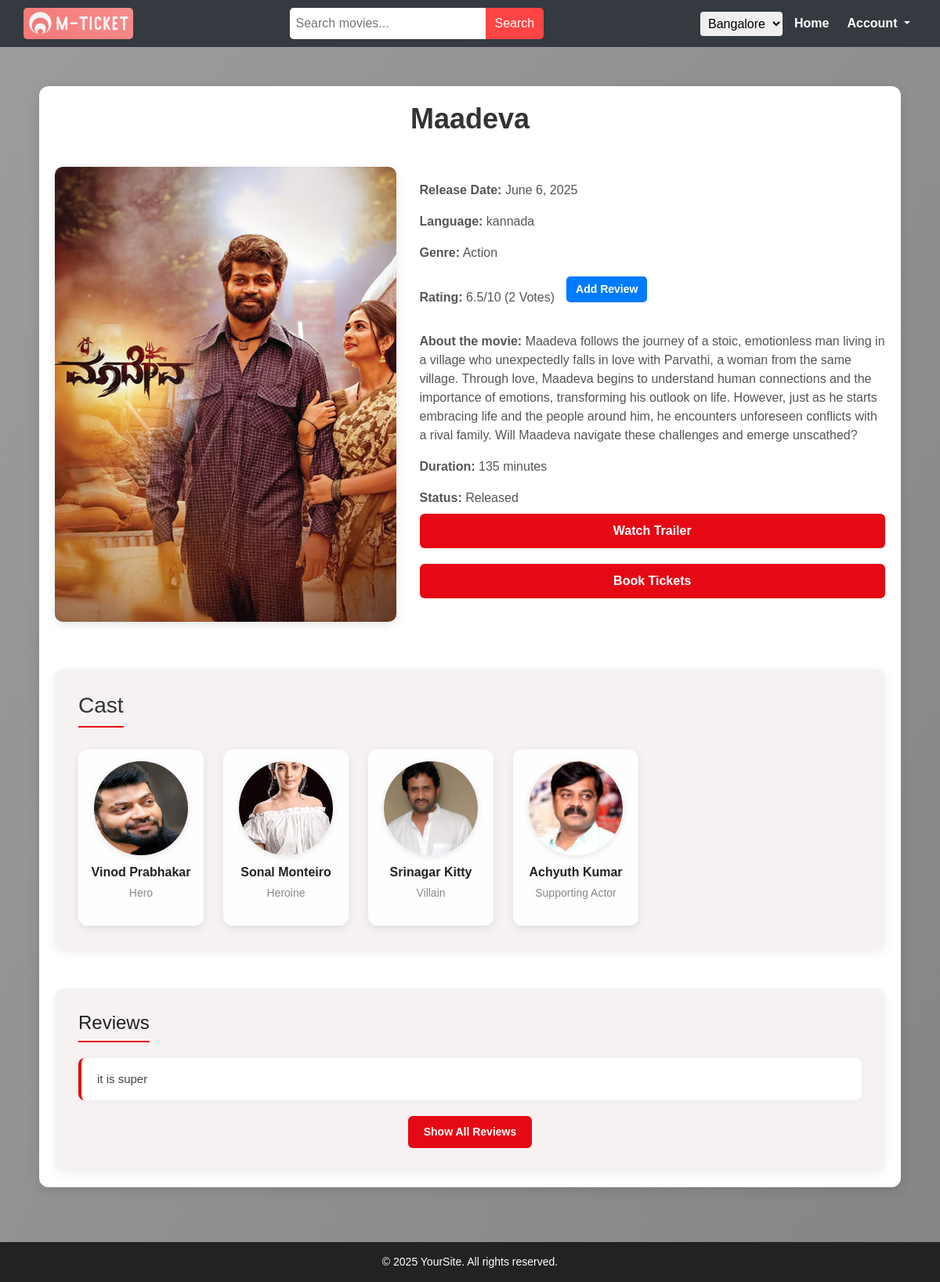
Screenshot of /movies/movie_detail/Maadeva-2025-06-06-kannada-Action/ with the database file from the repository.
### movies/models.py (models this page shows, shortened)
class Movie(models.Model):
    title = models.CharField(max_length=225)
    genre = models.CharField(max_length=50, choices=genres,null=True, blank=True)
    language = models.CharField(max_length=50, choices=languages,null=True, blank=True)
    synopsis = models.TextField(null=True, blank=True)
    duration_minutes = models.PositiveIntegerField(null=True, blank=True)
    release_date = models.DateField(null=True, blank=True)
    trailer_url = models.URLField(null=True, blank=True)
    status = models.CharField(max_length=100,choices=[('Upcoming', 'Upcoming'), ('Released', 'Released')], null=True, blank=True)
    created_at = models.DateTimeField(auto_now_add=True)
    movie_image = models.ImageField(upload_to='movies/', null=True, blank=True)
    slug = models.CharField(max_length=2000, null=True, blank=True)

class Cast(models.Model):
    movie = models.ForeignKey(Movie, on_delete=models.CASCADE, related_name='casts')
    name = models.CharField(max_length=100)
    role = models.CharField(max_length=100, choices=roles, null=True, blank=True)
    image = models.ImageField(upload_to='casts/', null=True, blank=True)

### reviews/models.py (models this page shows)
class Review(models.Model):
    user = models.ForeignKey(User, on_delete=models.CASCADE, related_name='reviews')
    movie = models.ForeignKey(Movie, on_delete=models.CASCADE, related_name='reviews')
    rating = models.FloatField()
    review_text = models.TextField(null=True, blank=True)
    created_at = models.DateTimeField(auto_now_add=True)

### movies/views.py (the view)
# urls.py: path('movie_detail/<slug>/', views.movie_detail, name='movie_detail'),
def movie_detail(request, slug):
    movie = Movie.objects.get(slug=slug)
    reviews = Review.objects.filter(movie=movie)
    rating = reviews.aggregate(avg=Avg('rating'))['avg']
    if rating is None:
        rating = 0
    if (rating - int(rating)) > 0:
        rating = '{:.1f}'.format(rating)
    else:
        rating = int(rating)
    context = {
        'movie': movie,
        'rating': rating,
        'reviews': reviews,
        'date' : datetime.date.today()
    }
    return render(request, 'movies/movie_detail.html', context)

### templates/movies/movie_detail.html (shortened to what this page needs)
{% extends "base.html" %}
{% load static %}
{% block content %}
<link rel="stylesheet" href="{% static 'css/movies/movie_detail.css' %}">
<div class="container">
    <h1 class="title"><strong>{{ movie.title }}</strong></h1>
    <div class="movie-details">
        <div class="movie-image">
            {% if movie.movie_image %}
            <img src="{{ movie.movie_image.url }}" alt="{{ movie.title }}">
            {% else %}
            <img src="{% static 'image/blank_movie.jpg' %}" alt="No Image Available">
            {% endif %}
        </div>
        <div class="movie-info">
            <p><strong>Release Date:</strong> {{ movie.release_date }}</p>
            <p><strong>Language:</strong> {{ movie.language }}</p>
            <p><strong>Genre:</strong> {{ movie.genre }}</p>
            <div class="rating-review-container">
                <p class="rating-info"><strong>Rating:</strong> {{ rating }}/10 ({{ reviews.count }} Votes)</p>
                <a href="{% url 'review' movie.slug %}" class="btn btn-sm review-btn">Add Review</a>
            </div>
            <p><strong>About the movie:</strong> {{ movie.synopsis }}</p>
            <p><strong>Duration:</strong> {{ movie.duration_minutes }} minutes</p>
            <p><strong>Status:</strong> {{ movie.status }}</p>
            <a href="{{ movie.trailer_url }}" class="btn">Watch Trailer</a>
            <a href="{% url 'theater_showtime' movie.slug date %}" class="btn">Book Tickets</a>
        </div>
    </div>
    <div class="cast">
        <div class="cast-heading">
            <h2>Cast</h2>
        </div>
        <div class="cast-list">
            {% for cast in movie.casts.all %}
            <div class="cast-member">
                <div class="cast-image">
                    {% if cast.image %}
                    <img src="{{ cast.image.url }}" alt="{{ cast.name }}">
                    {% else %}
                    <img src="{% static 'image/blank.jpg' %}" alt="No Image Available">
                    {% endif %}
                </div>
                <div class="cast-info">
                    <p class="cast-name">{{ cast.name }}</p>
                    <p class="cast-role">{{ cast.role }}</p>
                </div>
            </div>
            {% endfor %}
        </div>
    </div>
    <div class="review-list">
        <h3 class="review-heading">Reviews</h3>
        {% for review in reviews %}
        <div class="review-item {% if forloop.counter > 1 %}d-none{% endif %}">
            {{ review.review_text|default:"No review text provided." }}
        </div>
        {% endfor %}
        {% if reviews|length > 1 %}
        <button id="show-more-btn" onclick="showAllReviews()">Show All Reviews</button>
        {% endif %}
    </div>
</div>
{% endblock %}

### static/CSS/partials/nav.css (style rules this page uses)
html, body { margin: 0; padding: 0; font-family: Arial, sans-serif; }

### static/CSS/movies/movie_detail.css (style rules this page uses)
body { background: linear-gradient(120deg, #9d9b9b, #868484); font-family: 'Segoe UI', sans-serif; margin: 0; padding: 0; }
.container { max-width: 1100px; margin: 50px auto; padding: 20px; background-color: white; border-radius: 12px; box-shadow: 0 4px 15px rgba(0, 0, 0, 0.1); }
.title { font-size: 36px; text-align: center; margin-bottom: 40px; color: #333; }
.movie-details { display: flex; flex-wrap: wrap; gap: 30px; }
.movie-image { flex: 1 1 40%; }
.movie-image img { width: 100%; height: auto; border-radius: 10px; object-fit: cover; box-shadow: 0 4px 12px rgba(0, 0, 0, 0.1); }
.movie-info { flex: 1 1 55%; display: flex; flex-direction: column; justify-content: center; }
.movie-info p { font-size: 16px; color: #555; margin: 8px 0; }
.rating-review-container { display: flex; align-items: center; gap: 15px; margin: 10px 0; }
.btn { padding: 10px 20px; background-color: #e50914; color: #fff; border: none; border-radius: 6px; font-weight: bold; text-decoration: none; cursor: pointer; transition: background-color 0.3s ease; margin-bottom: 20px; }
.review-btn { background-color: #007bff; padding: 6px 12px; font-size: 14px; border-radius: 5px; }
.cast { margin-top: 60px; padding: 30px; background-color: #f7f2f2; border-radius: 12px; box-shadow: 0 4px 15px rgba(0, 0, 0, 0.07); }
.cast-heading h2 { font-size: 28px; color: #333; border-bottom: 2px solid #e50914; padding-bottom: 10px; display: inline-block; }
.cast-list { display: flex; flex-wrap: wrap; gap: 25px; margin-top: 20px; }
.cast-member { width: 160px; background-color: #fefefe; border-radius: 12px; text-align: center; padding: 15px 10px; box-shadow: 0 4px 12px rgba(0, 0, 0, 0.08); transition: transform 0.3s ease; }
.cast-image img { width: 120px; height: 120px; object-fit: cover; border-radius: 50%; box-shadow: 0 2px 8px rgba(0, 0, 0, 0.1); margin-bottom: 10px; }
.cast-name { font-size: 16px; font-weight: 600; color: #222; margin-bottom: 4px; }
.cast-role { font-size: 14px; color: #888; }
.review-list { margin-top: 50px; padding: 30px; background-color: #f7f2f2; border-radius: 12px; box-shadow: 0 4px 12px rgba(0, 0, 0, 0.05); }
.review-heading { font-size: 24px; color: #222; margin-bottom: 20px; border-bottom: 2px solid #e50914; display: inline-block; padding-bottom: 8px; }
.review-item { background-color: #ffffff; padding: 15px 20px; border-left: 4px solid #e50914; border-radius: 8px; margin-bottom: 15px; color: #444; font-size: 15px; line-height: 1.6; box-shadow: 0 2px 6px rgba(0, 0, 0, 0.03); }
#show-more-btn { display: block; margin: 20px auto 0; padding: 10px 20px; background-color: #e50914; color: #fff; border: none; border-radius: 6px; font-weight: bold; font-size: 14px; cursor: pointer; transition: background-color 0.3s ease; }

### static/CSS/partials/footer.css (style rules this page uses)
html, body { margin: 0; padding: 0; font-family: Arial, sans-serif; height: 100%; }

### rows the page displays
Movie: title "Maadeva", movie_image (picture), release_date "June 6, 2025", language "kannada", genre "Action", synopsis "Maadeva follows the journey of a stoic, emotionless man living in a village who unexpectedly falls in love with Parvathi, a woman from the same village. Through love, Maadeva begins to understand human connections and the importance of emotions, transforming his outlook on life. However, just as he starts embracing life and the people around him, he encounters unforeseen conflicts with a rival family. Will Maadeva navigate these challenges and emerge unscathed?", duration_minutes "135", status "Released"
Cast: image (picture), name "Vinod Prabhakar", role "Hero"
Cast: image (picture), name "Sonal Monteiro", role "Heroine"
Cast: image (picture), name "Srinagar Kitty", role "Villain"
Cast: image (picture), name "Achyuth Kumar", role "Supporting Actor"
Review: review_text "it is super"

### other values shown
{{ rating }} "6.5"
{{ reviews.count }} "2"
